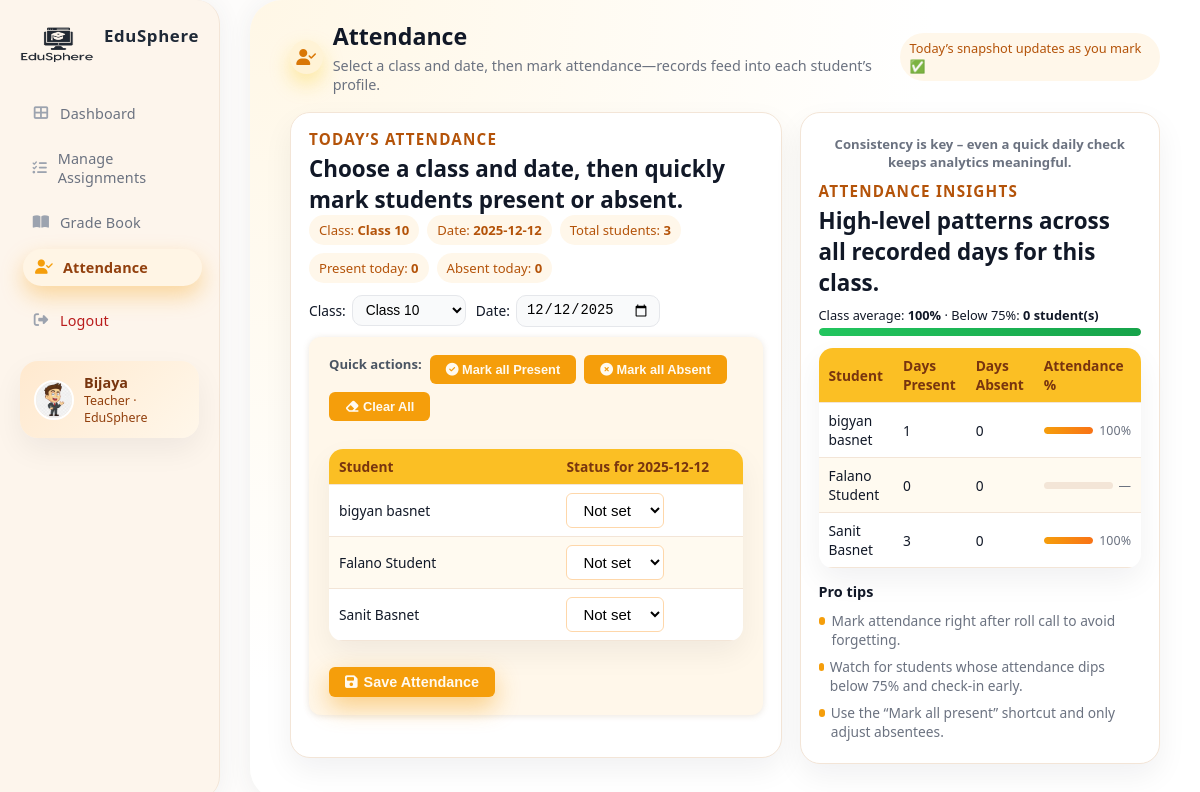
/dashboards/teacher/attendance.php?class=10 (signed in), run on the app's committed database.
### tables this page shows
CREATE TABLE `students` (
  `user_id` int(11) NOT NULL,
  `class` varchar(50) NOT NULL,
  `dob` date NOT NULL,
  `student_serial` varchar(20) NOT NULL
);

### dashboards/teacher/attendance.php (the view, shortened to what this page needs)
<?php
require_once '../../includes/db.php';
$teacher_name   = $_SESSION['teacher_name']  ?? 'Teacher';
$teacher_avatar = '../../assets/img/user.jpg';
$classes = [];
try {
    $stmt = $conn->query("
        SELECT DISTINCT class
        FROM students
        WHERE class IS NOT NULL AND class <> ''
        ORDER BY class
    ");
    $classes = $stmt->fetchAll(PDO::FETCH_COLUMN);
} catch (Exception $e) {
    $classes = [];
}
function class_label($cls) {
    return 'Class ' . $cls;
}
$selectedClass = $_GET['class'] ?? ($classes[0] ?? '');
$selectedDate  = $_GET['date']  ?? date('Y-m-d');
$students = [];
if ($selectedClass !== '') {
    $stmt = $conn->prepare("
        SELECT
            s.user_id AS id,
            s.class   AS class,
            CONCAT(u.first_name, ' ', u.last_name) AS name
        FROM students s
        JOIN users u ON s.user_id = u.id
        WHERE u.role = 'Student' AND s.class = ?
        ORDER BY u.first_name, u.last_name
    ");
    $stmt->execute([$selectedClass]);
    $students = $stmt->fetchAll(PDO::FETCH_ASSOC);
}
$attendanceStatus = [];
$presentToday = 0;
$absentToday  = 0;
$summary = [];
$classAverage = null;
$belowThresholdCount = 0;
$threshold = 75;
if (!empty($students)) {
    $ids = array_column($students, 'id');
    $placeholders = implode(',', array_fill(0, count($ids), '?'));
    $stmt = $conn->prepare("
        SELECT student_id,
               SUM(CASE WHEN status = 'present' THEN 1 ELSE 0 END) AS present_days,
               SUM(CASE WHEN status = 'absent'  THEN 1 ELSE 0 END) AS absent_days
        FROM attendance
        WHERE student_id IN ($placeholders)
        GROUP BY student_id
    ");
    $stmt->execute($ids);
    $totalPct = 0;
    $withPct  = 0;
    while ($row = $stmt->fetch(PDO::FETCH_ASSOC)) {
        $present = (int)$row['present_days'];
        $absent  = (int)$row['absent_days'];
        $total   = $present + $absent;
        $percent = $total > 0 ? round(($present / $total) * 100, 1) : null;
        if ($percent !== null) {
            $totalPct += $percent;
            $withPct++;
        }
        $summary[(int)$row['student_id']] = [
            'present' => $present,
            'absent'  => $absent,
            'percent' => $percent,
        ];
    }
    if ($withPct > 0) {
        $classAverage = round($totalPct / $withPct, 1);
    }
}
?>
<!DOCTYPE html>
<html lang="en">
<head>
  <link rel="stylesheet" href="../../assets/css/dashboard.css" />
  <link rel="stylesheet" href="https://cdnjs.cloudflare.com/ajax/libs/font-awesome/6.5.0/css/all.min.css" />
</head>
<body>
<div class="app-shell">
  <aside class="sidebar">
    <div>
      <div class="logo">
        <img src="../../assets/img/logo.png" alt="EduSphere Logo" />
        <span>EduSphere</span>
      </div>
      <nav class="nav">
        <a href="dashboard.php"><i class="fas fa-th-large"></i> Dashboard</a>
        <a href="manage-assignments.php"><i class="fas fa-tasks"></i> Manage Assignments</a>
        <a href="gradebook.php"><i class="fas fa-book-open"></i> Grade Book</a>
        <a href="attendance.php" class="active"><i class="fas fa-user-check"></i> Attendance</a>
        <a href="/edusphere/auth/logout.php" class="logout"><i class="fas fa-sign-out-alt"></i> Logout</a>
      </nav>
      <div class="sidebar-teacher-card">
        <img src="<?= htmlspecialchars($teacher_avatar) ?>" alt="Teacher" />
        <div>
          <div class="name"><?= htmlspecialchars($teacher_name) ?></div>
          <div class="role">Teacher · EduSphere</div>
        </div>
      </div>
    </div>
  </aside>
  <main class="main">
    <div class="main-inner">
      <header class="page-header">
        <div class="page-title-line">
          <div class="page-title-icon">
            <i class="fas fa-user-check"></i>
          </div>
          <div>
            <h2>Attendance</h2>
            <p>Select a class and date, then mark attendance—records feed into each student’s profile.</p>
          </div>
        </div>
        <div class="page-header-clipart">
          <span class="page-header-chip">Today’s snapshot updates as you mark ✅</span>
        </div>
      </header>
      <section class="content-grid">
        <div class="card">
          <h3 class="card-title">Today’s Attendance</h3>
          <p class="card-sub">Choose a class and date, then quickly mark students present or absent.</p>
          <div class="summary-chips">
            <span class="summary-chip">
              Class: <strong><?= htmlspecialchars(class_label($selectedClass)) ?></strong>
            </span>
            <span class="summary-chip">
              Date: <strong><?= htmlspecialchars($selectedDate) ?></strong>
            </span>
            <span class="summary-chip">
              Total students: <strong><?= count($students) ?></strong>
            </span>
            <span class="summary-chip">
              Present today: <strong><?= $presentToday ?></strong>
            </span>
            <span class="summary-chip">
              Absent today: <strong><?= $absentToday ?></strong>
            </span>
          </div>
          <form method="get" class="filter-bar">
            <label>
              Class:
              <select name="class" onchange="this.form.submit()">
                <?php if (empty($classes)): ?>
                  <option value="">No classes</option>
                <?php else: ?>
                  <?php foreach ($classes as $c): ?>
                    <option value="<?= htmlspecialchars($c) ?>" <?= (string)$c === (string)$selectedClass ? 'selected' : '' ?>>
                      <?= htmlspecialchars('Class ' . $c) ?>
                    </option>
                  <?php endforeach; ?>
                <?php endif; ?>
              </select>
            </label>
            <label>
              Date:
              <input type="date" name="date" value="<?= htmlspecialchars($selectedDate) ?>" onchange="this.form.submit()" />
            </label>
          </form>
          <?php if ($selectedClass === '' || empty($students)): ?>
            <p style="color:var(--text-muted);font-size:0.9rem;margin-top:4px;">
              Start by selecting a class. Once students are enrolled in that class, you’ll see them here.
            </p>
          <?php else: ?>
            <form method="post" id="attendanceForm">
              <div class="quick-actions">
                <span style="font-weight:600;color:#4b5563;">Quick actions:</span>
                <button type="button" class="mark-present" onclick="setAllStatus('present')">
                  <i class="fas fa-check-circle"></i> Mark all Present
                </button>
                <button type="button" onclick="setAllStatus('absent')">
                  <i class="fas fa-times-circle"></i> Mark all Absent
                </button>
                <button type="button" onclick="setAllStatus('')">
                  <i class="fas fa-eraser"></i> Clear All
                </button>
              </div>
              <table class="att-table">
                <thead>
                  <tr>
                    <th style="width:55%;">Student</th>
                    <th>Status for <?= htmlspecialchars($selectedDate) ?></th>
                  </tr>
                </thead>
                <tbody>
                  <?php foreach ($students as $stu):
                    $id     = (int)$stu['id'];
                    $name   = $stu['name'];
                    $status = $attendanceStatus[$id] ?? '';
                  ?>
                    <tr>
                      <td><?= htmlspecialchars($name) ?></td>
                      <td>
                        <select name="status[<?= $id ?>]" class="status-select">
                          <option value="" <?= $status === '' ? 'selected' : '' ?>>Not set</option>
                        </select>
                      </td>
                    </tr>
                  <?php endforeach; ?>
                </tbody>
              </table>
              <button type="submit" class="btn-save">
                <i class="fas fa-save"></i> Save Attendance
              </button>
            </form>
          <?php endif; ?>
        </div>
        <aside class="card">
          <div class="side-illustration">
            <p>Consistency is key – even a quick daily check keeps analytics meaningful.</p>
          </div>
          <h3 class="card-title">Attendance Insights</h3>
          <p class="card-sub">High-level patterns across all recorded days for this class.</p>
          <div class="class-average-bar">
            <div>
              Class average:
              <strong><?= $classAverage !== null ? $classAverage . '%' : '—' ?></strong>
              <?php if ($classAverage !== null): ?>
                · Below <?= $threshold ?>%: <strong><?= $belowThresholdCount ?> student(s)</strong>
              <?php endif; ?>
            </div>
            <div class="bar">
              <div class="fill" id="classAverageFill"></div>
            </div>
          </div>
          <?php if (!empty($students)): ?>
            <table class="summary-table" id="summaryTable">
              <thead>
                <tr>
                  <th>Student</th>
                  <th>Days Present</th>
                  <th>Days Absent</th>
                  <th style="width:36%;">Attendance %</th>
                </tr>
              </thead>
              <tbody>
                <?php foreach ($students as $stu):
                  $id   = (int)$stu['id'];
                  $info = $summary[$id] ?? ['present'=>0,'absent'=>0,'percent'=>null];
                  $pct  = $info['percent'];
                ?>
                  <tr data-percent="<?= $pct !== null ? $pct : 0 ?>">
                    <td><?= htmlspecialchars($stu['name']) ?></td>
                    <td><?= $info['present'] ?></td>
                    <td><?= $info['absent'] ?></td>
                    <td>
                      <div class="progress-wrapper">
                        <div class="progress-bar">
                          <div class="progress-fill"></div>
                        </div>
                        <span><?= $pct !== null ? $pct.'%' : '—' ?></span>
                      </div>
                    </td>
                  </tr>
                <?php endforeach; ?>
              </tbody>
            </table>
          <?php else: ?>
            <p style="font-size:0.86rem;color:var(--text-muted);margin:6px 0 12px;">
              Once you start recording attendance, you’ll see long-term trends here.
            </p>
          <?php endif; ?>
          <h4 style="margin:14px 0 6px;font-size:0.9rem;">Pro tips</h4>
          <ul class="tip-list">
            <li><span class="tip-dot"></span><span>Mark attendance right after roll call to avoid forgetting.</span></li>
            <li><span class="tip-dot"></span><span>Watch for students whose attendance dips below 75% and check-in early.</span></li>
            <li><span class="tip-dot"></span><span>Use the “Mark all present” shortcut and only adjust absentees.</span></li>
          </ul>
        </aside>
      </section>
    </div>
  </main>
</div>
</body>
</html>

### assets/css/dashboard.css (style rules this page uses)
:root { --bg-page: #f5eee9; --bg-shell: #fdfcfb; --bg-sidebar: #fdf5ec; --bg-main: #ffffff; --accent: #f59e0b; --accent-strong: #f97316; --accent-soft: #fff1d6; --text-main: #111827; --text-muted: #6b7280; --border-soft: #f3e5d7; --input-bg: #f9fafb; --input-border: #e5e7eb; --error-bg: #fef2f2; --error-border: #fecaca; --error-text: #b91c1c; --info-bg: #eff6ff; --info-border: #bfdbfe; --info-text: #1d4ed8; --shadow-soft: 0 2px 24px rgba(60, 72, 88, 0.07); --shadow-card: 0 14px 34px rgba(15, 23, 42, 0.08); }
*, *::before, *::after { margin: 0; padding: 0; box-sizing: border-box; }
body { font-family: system-ui, -apple-system, BlinkMacSystemFont, "Segoe UI", sans-serif; background: radial-gradient(circle at top left, #ffe4c7 0, #fdf2e9 35%, #f5eee9 100%); color: var(--text-main); display: flex; height: 100vh; width: 100%; overflow: hidden; transition: background 0.3s ease, color 0.3s ease; }
.sidebar { background: var(--bg-sidebar); width: 220px; min-width: 200px; padding: 32px 18px; box-shadow: var(--shadow-soft); display: flex; flex-direction: column; justify-content: space-between; border-right: 1px solid var(--border-soft); border-radius: 0 24px 24px 0; transition: box-shadow 0.3s; }
.logo img { width: 80px; margin-bottom: 8px; }
.logo span { display: block; font-weight: 700; font-size: 1.1rem; color: #1f2937; letter-spacing: 0.04em; margin-bottom: 24px; }
.nav { display: flex; flex-direction: column; gap: 8px; }
.nav a, .nav-link { text-decoration: none; font-size: 15px; color: var(--text-muted); padding: 10px 18px; border-radius: 999px; transition: background 0.18s, color 0.18s, box-shadow 0.18s, transform 0.18s; font-weight: 500; letter-spacing: 0.01em; margin-bottom: 2px; display: flex; align-items: center; gap: 10px; }
.nav a i, .nav-link i { width: 18px; text-align: center; font-size: 0.9rem; color: #9ca3af; }
.nav a.active, .nav-link.active, .nav a:hover, .nav-link:hover { background: var(--accent-soft); color: #92400e; box-shadow: 0 10px 22px rgba(245, 158, 11, 0.35); transform: translateX(3px); }
.nav a.active i, .nav-link.active i { color: var(--accent); }
.nav a.logout { margin-top: 10px; color: #b91c1c; }
.sidebar-teacher-card { margin-top: 24px; padding: 14px 16px; border-radius: 20px; background: radial-gradient(circle at top left,#ffe1b8,#fff7ea); box-shadow: var(--shadow-card); display: flex; align-items: center; gap: 12px; }
.sidebar-teacher-card img { width: 44px; height: 44px; border-radius: 50%; object-fit: cover; border: 2px solid #fff; }
.sidebar-teacher-card .name { font-size: 0.98rem; font-weight: 600; color: #78350f; }
.sidebar-teacher-card .role { font-size: 0.8rem; color: #92400e; }
.main { flex: 1; background: radial-gradient(circle at top left, #fff7e6 0, #ffffff 55%); padding: 36px 48px; border-radius: 32px 0 0 32px; overflow-y: auto; min-height: 100vh; box-sizing: border-box; box-shadow: var(--shadow-soft); transition: background 0.3s; }
.main-inner { max-width: 1320px; margin: 0 auto; }
.card { background: var(--bg-main); border-radius: 16px; box-shadow: var(--shadow-card); padding: 18px 20px; border: 1px solid var(--border-soft); min-width: 180px; transition: box-shadow 0.18s, border-color 0.18s, transform 0.18s, background 0.18s; }
.card h3 { margin: 0 0 4px 0; font-size: 0.95rem; text-transform: uppercase; letter-spacing: 0.08em; color: #b45309; font-weight: 700; }
.card p { margin: 0; color: var(--text-main); font-size: 1.4rem; font-weight: 700; }
.content-grid { margin-top: 14px; display: grid; grid-template-columns: minmax(0, 3.1fr) minmax(280px, 1.3fr); gap: 22px; align-items: flex-start; }
#attendanceForm { display: flex; flex-wrap: wrap; gap: 16px; align-items: center; background: #fff7ea; padding: 18px 20px; border-radius: 12px; box-shadow: 0 1px 6px rgba(148, 119, 73, 0.18); margin-bottom: 24px; }
#attendanceForm select, #attendanceForm input[type="number"] { padding: 7px 12px; border: 1px solid #fed7aa; border-radius: 6px; font-size: 15px; background: #fff; outline: none; transition: border 0.2s; }
#attendanceForm button { padding: 7px 16px; border: none; border-radius: 6px; background: var(--accent); color: #fffaf0; font-weight: 600; cursor: pointer; transition: background 0.2s, transform 0.1s; }

### data on the page
students: name "bigyan basnet", user_id "Not set", user_id "1", user_id "0", user_id "100"
students: name "Falano Student", user_id "Not set", user_id "0"
students: name "Sanit Basnet", user_id "Not set", user_id "3", user_id "0", user_id "100"

### other printed values
$teacher_name "Bijaya"
class_label($selectedClass) "Class 10"
$selectedDate "2025-12-12"
count($students) "3"
$presentToday "0"
$absentToday "0"
$classAverage "100"
$threshold "75"
$belowThresholdCount "0"
form field class "Class 10"
